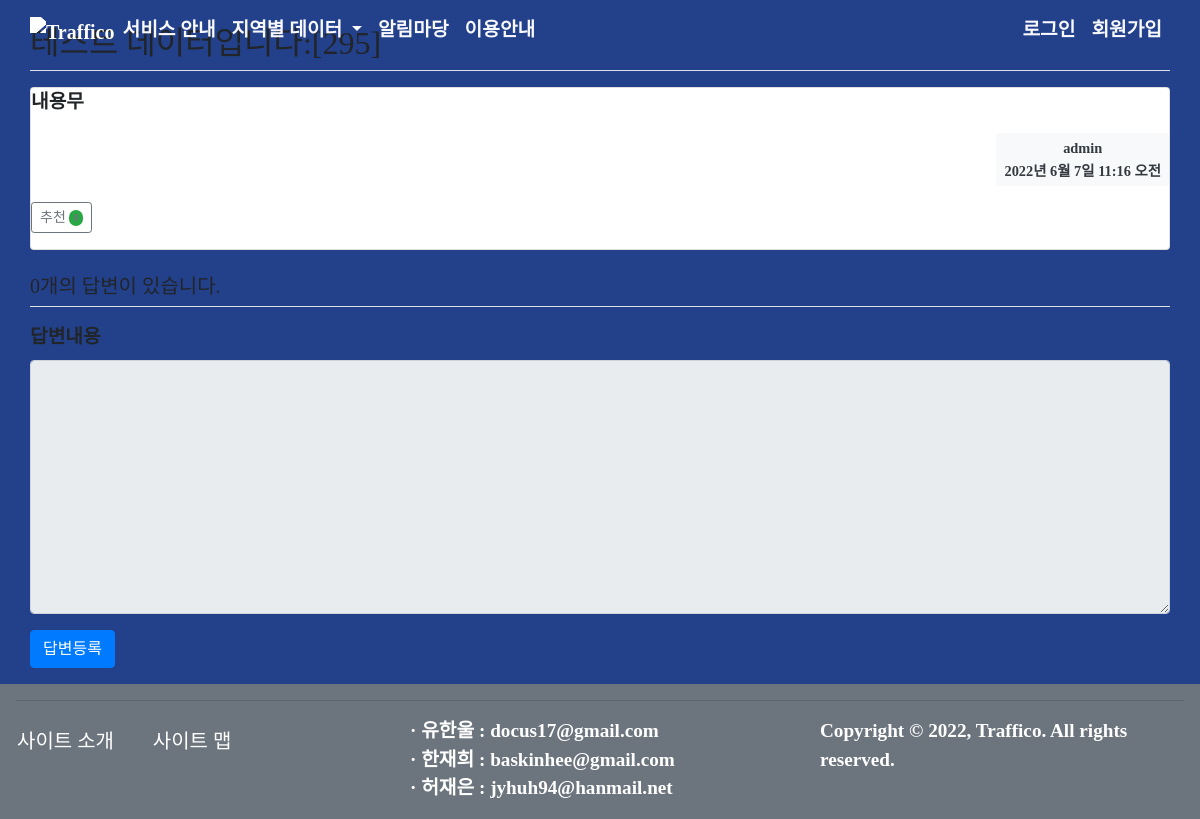
The app's page /traffico/299/, older data.
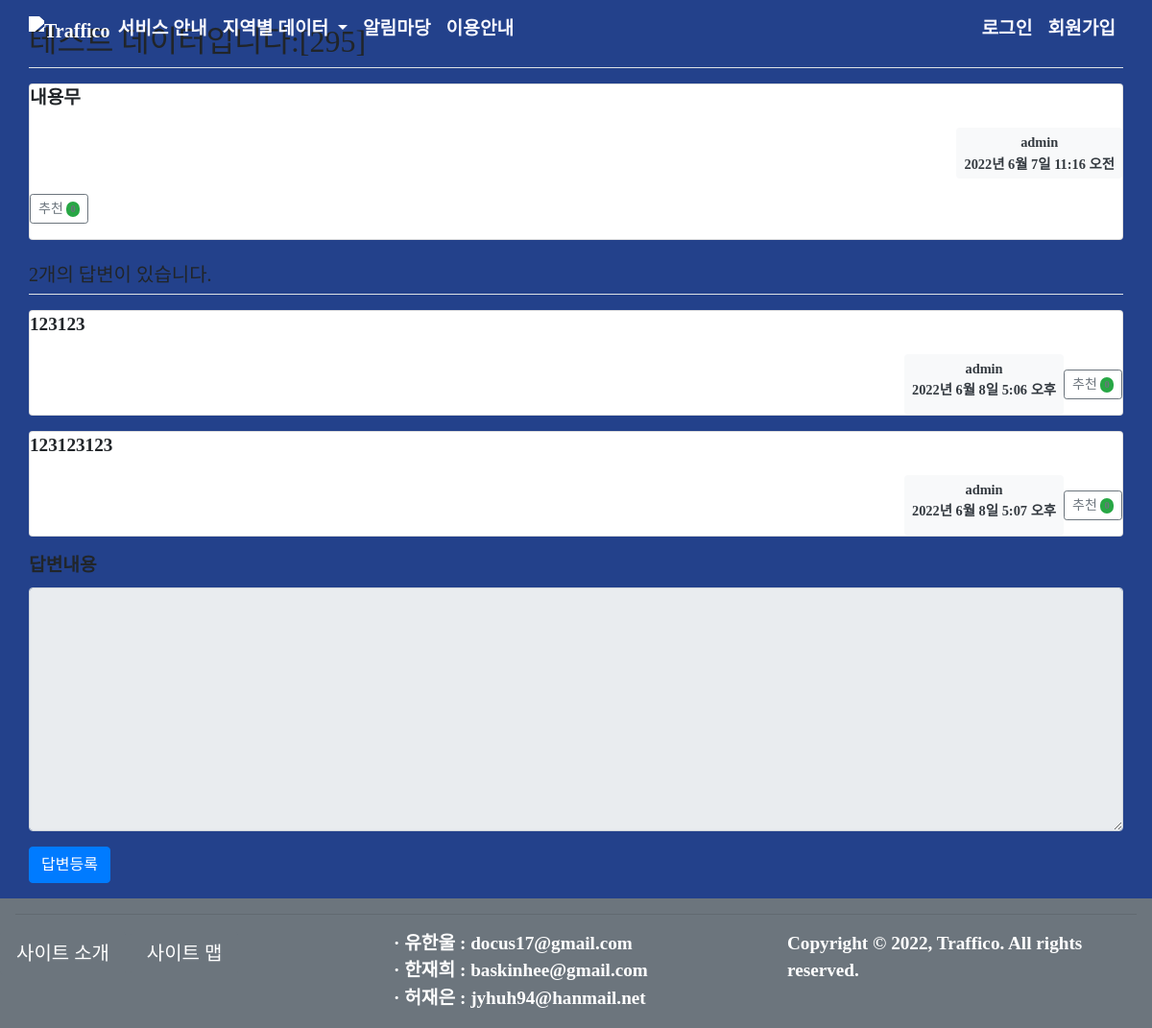
The same page, newer data.
### traffico/models.py (models this page shows, shortened)
class Question(models.Model):
    author = models.ForeignKey(User, on_delete=models.CASCADE, related_name='author_question')
    subject = models.CharField(max_length=200)
    content = models.TextField()
    create_date = models.DateTimeField()
    modify_date = models.DateTimeField(null=True, blank=True)
    voter = models.ManyToManyField(User, related_name='voter_question')  # 추천인 추가

class Answer(models.Model):
    author = models.ForeignKey(User, on_delete=models.CASCADE, related_name='author_answer')
    question = models.ForeignKey(Question, on_delete=models.CASCADE)
    content = models.TextField()
    create_date = models.DateTimeField()
    modify_date = models.DateTimeField(null=True, blank=True)
    voter = models.ManyToManyField(User, related_name='voter_answer')

### traffico/views/base_views.py (the view)
# urls.py: path('<int:question_id>/', base_views.detail, name='detail'),
def detail(request, question_id):
    question = get_object_or_404(Question, pk=question_id)
    context = {'question': question}
    return render(request, 'traffico/question_detail.html', context)

### traffico/templatetags/traffico_filter.py (called while the page is built)
@register.filter()
def mark(value):
    extensions = ["nl2br", "fenced_code"]
    return mark_safe(markdown.markdown(value, extensions=extensions))

### templates/traffico/question_detail.html (shortened to what this page needs)
{% extends 'base.html' %}
{% load traffico_filter %}
{% block content %}
<div class="container my-3 padding-100">
    <h2 class="border-bottom py-2">{{ question.subject }}</h2>
    <div class="card my-3">
        <div class="card-body">
            <div class="card-text">{{ question.content|mark }}</div>
            <div class="d-flex justify-content-end">
                <div class="badge bg-light text-dark p-2 text-start">
                    <div class="mb-2">{{ question.author.username }}</div>
                    <div>{{ question.create_date }}</div>
                </div>
            </div>
            <div class="my-3">
                 <a href="javascript:void(0)" data-uri="{% url 'traffico:question_vote' question.id  %}"
                    class="recommend btn btn-sm btn-outline-secondary"> 추천
                        <span class="badge rounded-pill bg-success">{{question.voter.count}}</span>
                 </a>
        </div>
        </div>
    </div>
    <h5 class="border-bottom my-3 py-2">{{question.answer_set.count}}개의 답변이 있습니다.</h5>
    {% for answer in question.answer_set.all %}
    <div class="card my-3">
        <div class="card-body">
            <div class="card-text">{{ answer.content|mark }}</div>
            <div class="d-flex justify-content-end">
                <div class="badge bg-light text-dark p-2 text-start">
                    <div class="mb-2">{{ answer.author.username }}</div>
                    <div>{{ answer.create_date }}</div>
                </div>
                <div class="my-3">
                    <a href="javascript:void(0)" data-uri="{% url 'traffico:answer_vote' answer.id  %}"
                        class="recommend btn btn-sm btn-outline-secondary"> 추천
                            <span class="badge rounded-pill bg-success">{{answer.voter.count}}</span>
                    </a>
                </div>
            </div>
        </div>
    </div>
    {% endfor %}
    <form action="{% url 'traffico:answer_create' question.id %}" method="post" class="my-3">
        <div class="mb-3">
            <label for="content" class="form-label">답변내용</label>
            <textarea {% if not user.is_authenticated %}disabled{% endif %}
                      name="content" id="content" class="form-control" rows="10"></textarea>
        </div>
        <input type="submit" value="답변등록" class="btn btn-primary">
    </form>
</div>
{% endblock %}

### templates/base.html (shortened to what this page needs)
{% load static %}
<!doctype html>
<html lang="ko">
<head>
    <link rel="stylesheet" href="https://cdn.jsdelivr.net/npm/bootstrap@4.6.1/dist/css/bootstrap.min.css">
    <link rel="stylesheet" type="text/css" href="{% static 'style.css' %}">
    <link rel="stylesheet" type="text/css" href="{% static 'swiper.css' %}">
</head>
<body class="color4">
{% include "navbar.html" %}
{% block content %}
{% endblock %}
      <footer class="container-fluid bg-secondary text-white">
        <div class="row">
          <hr style="width: 95%">
          <div class="col-md-4 col-xs-12">
            <button type="button" class="btn btn-secondary btn-lg">사이트 소개</button>
            <button type="button" class="btn btn-secondary btn-lg">사이트 맵</button>
          </div>
          <ul class="col-md-4 col-xs-12">
            <li>· 유한울 : docus17@gmail.com</li>
            <li>· 한재희 : baskinhee@gmail.com</li>
            <li>· 허재은 : jyhuh94@hanmail.net</li>
          </ul>
          <p class="col-md-4 col-xs-12">Copyright © 2022, Traffico. All rights reserved.</p>
        </div>
      </footer>
</body>
</html>

### templates/navbar.html (shortened to what this page needs)
<div class="container-fluid mx-auto">
      <nav class="navbar navbar-expand-lg fixed-top" >
        <div class="container">
          <a class="navbar-brand mx-auto" href="{% url 'traffico:index' %}">
            <img src="https://raw.githubusercontent.com/onewool/traffico/main/image/icon/logo.svg" alt="Traffico" class="brightness">
          </a>
          <div class="collapse navbar-collapse" id="navbarSupportedContent">
            <ul class="navbar-nav mr-auto">
              <li class="nav-item active">
                <a class="nav-link" href="{% url 'traffico:introduce' %}">서비스 안내<span class="sr-only">(current)</span></a>
              </li>
              <li class="nav-item dropdown active">
                <a class="nav-link dropdown-toggle" href="#" id="navbarDropdown" role="button" data-toggle="dropdown" aria-expanded="false">
                  지역별 데이터
                </a>
              </li>
              <li class="nav-item active">
                <a class="nav-link" href="{% url 'traffico:board' %}">알림마당</a>
              </li>
              <li class="nav-item active">
                <a class="nav-link" href="">이용안내</a>
              </li>
            </ul>
            <ul class="navbar-nav ml-auto">
              <li class="nav-item">
                {% if user.is_authenticated %}
                <a class="nav-link" href="{% url 'common:logout' %}">{{ user.username }} (로그아웃)</a>
                {% else %}
                <a class="nav-link" href="{% url 'common:login' %}">로그인</a>
                {% endif %}
              </li>
              <li class="nav-item">
                {% if not user.is_authenticated %}
                <a class="nav-link" href="{% url 'common:signup' %}">회원가입</a>
                {% endif %}
              </li>
            </ul>
          </div>
        </div>
      </nav>
</div>

### static/style.css (style rules this page uses)
body { position: relative; height: 100%; font-family: 'NanumSquare'; font-weight: 600; font-size: 1.2em; margin: 0; padding: 0; }
:root { --shadow-sm: 0 0.3px 0.4px rgba(0, 0, 0, 0.025), 0 0.9px 1.5px rgba(0, 0, 0, 0.05), 0 3.5px 6px rgba(0, 0, 0, 0.1); }
.brightness { filter: contrast(120%) saturate(4) grayscale(100%) brightness(4.00); }
nav, .navbar-nav .active>.nav-link, .navbar-nav .nav-link.active, .navbar-nav .nav-link.show, .navbar-nav .show>.nav-link, .navbar-nav .nav-link { color: ghostwhite; }
.navbar-brand img { height: 60px; }
a.nav-link { width: 100%; height: 100%; }
li { list-style: none; }
.color4 { background-color: #23418B; !important }
.container { position: relative; }
.padding-100 { padding-top: 100px }
footer { position: relative; bottom:0px }

Row changes from the older to the newer data that the page shows:
computed for Question "테스트 데이터입니다:[295]": answer_set.count "0" → "2"
added Answer: content|mark "123123", author.username "admin", create_date "2022년 6월 8일 5:06 오후"
added Answer: content|mark "123123123", author.username "admin", create_date "2022년 6월 8일 5:07 오후"
